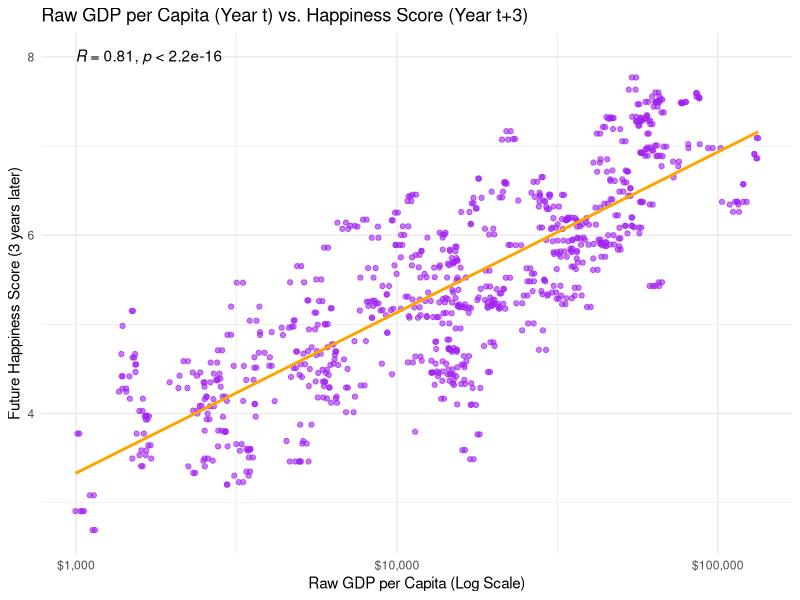

Reproduce this figure in R.
# --- Phase 2: Hypothesis 1 - Correlation Test (FINAL - Using RAW Data) ---

# 1. Load Required Libraries
library(tidyverse)
library(ggpubr)

# 2. UPDATED: Load the new raw master dataset
raw_data <- read_csv("processed_data/raw_master_dataset.csv", show_col_types = FALSE)

# 3. Create a 3-YEAR LAG dataset from the raw data
lag_data <- raw_data %>%
  arrange(country, year) %>%
  group_by(country) %>%
  mutate(
    happiness_score_future = lead(happiness_score, n = 3),
    year_diff = lead(year, n = 3) - year
  ) %>%
  filter(year_diff == 3) %>%
  select(-year_diff) %>%
  ungroup() %>%
  drop_na()

cat("Total observations with a valid 3-year lag:", nrow(lag_data), "observations\n")

# 4. Visual Check & Correlation Test using RAW GDP
correlation_plot <- ggplot(
  lag_data,
  # UPDATED: Use raw_gdp in the aesthetic
  aes(x = raw_gdp, y = happiness_score_future)
) +
  geom_point(alpha = 0.6, color = "purple") +
  # Note: GDP is on a large scale, so we'll log-transform for a better linear fit visually
  scale_x_log10(labels = scales::dollar) +
  geom_smooth(method = "lm", se = FALSE, color = "orange") +
  stat_cor(method = "pearson", label.y = 8.0) +
  labs(
    title = "Raw GDP per Capita (Year t) vs. Happiness Score (Year t+3)",
    # UPDATED: Label reflects raw data
    x = "Raw GDP per Capita (Log Scale)",
    y = "Future Happiness Score (3 years later)"
  ) + theme_minimal()

print(correlation_plot)

# Perform the Pearson Correlation Test on raw data
correlation_test_result <- cor.test(
  # UPDATED: Use raw_gdp in the formula
  ~ raw_gdp + happiness_score_future,
  data = lag_data,
  alternative = "greater", conf.level = 0.95
)

cat("\n--- Pearson's Correlation Test (RAW Data, 3-Year Lag) ---\n\n")
print(correlation_test_result)